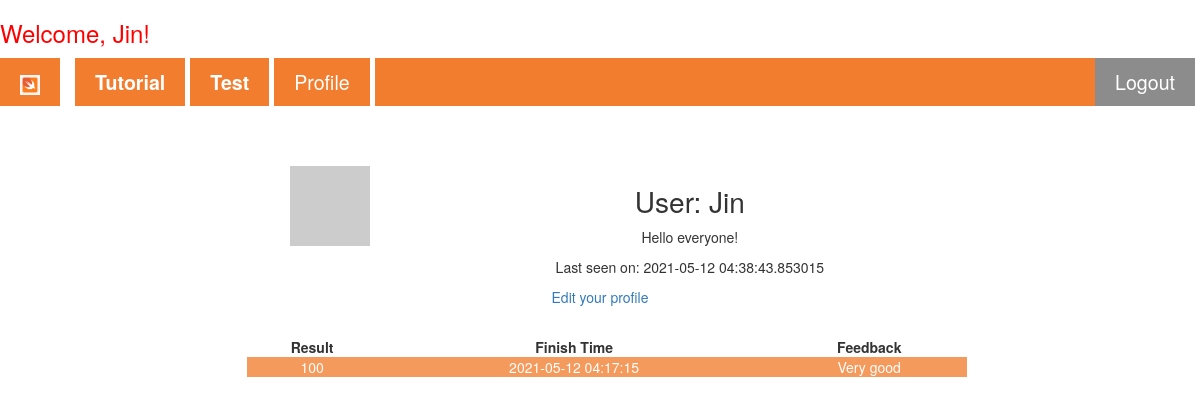
The app's page /user/Jin (signed in), older data.
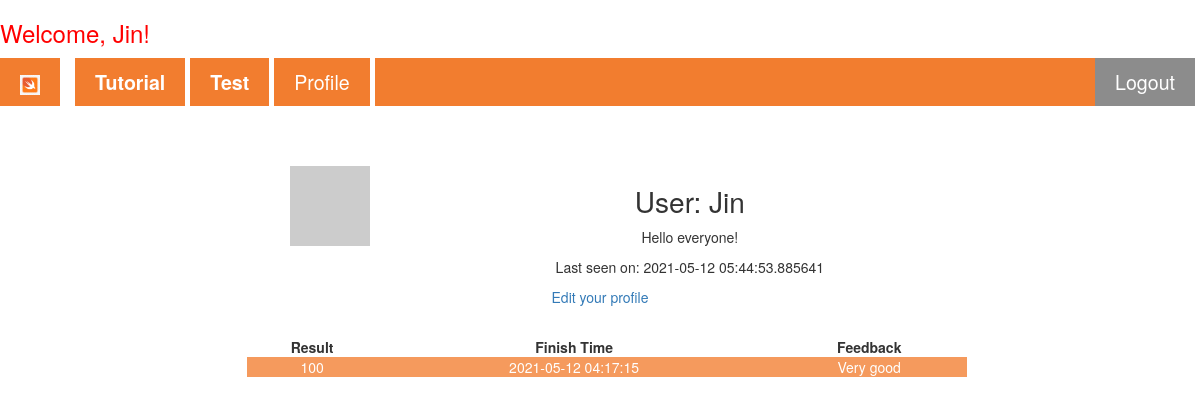
The same page, newer data.
### app/models.py (models this page shows, shortened)
class User(UserMixin, db.Model):
    id = db.Column(db.Integer, primary_key=True)
    username = db.Column(db.String(64), index=True, unique=True)
    email = db.Column(db.String(120), index=True, unique=True)
    password_hash = db.Column(db.String(128))
    about_me = db.Column(db.String(140))
    last_seen = db.Column(db.DateTime, default=datetime.utcnow)
    posts = db.relationship('Post', backref='author', lazy='dynamic')
    def avatar(self, size): # Add avatar to one user #
        digest = md5(self.email.lower().encode('utf-8')).hexdigest()
        return 'https://www.gravatar.com/avatar/{}?d=identicon&s={}'.format(
            digest, size)

class Post(UserMixin,db.Model):
    id = db.Column(db.Integer, primary_key=True)
    Mark = db.Column(db.Integer)
    Finish_Time = db.Column(db.DateTime, index=True, default=datetime.utcnow)
    Feedback = db.Column(db.String(1000))
    user_id = db.Column(db.Integer, db.ForeignKey('user.id'))

### app/routes.py (the view)
@app.route('/user/<username>')
@login_required
def user(username):
    user = User.query.filter_by(username=username).first_or_404()
    mark=Post.query.filter_by(user_id=user.id).first()
    return render_template('user.html', user=user, mark=mark)

### app/models.py (called while the page is built)
@login.user_loader
def load_user(id):
    return User.query.get(int(id))

### app/routes.py (called while the page is built)
@app.before_request
def before_request():
    if current_user.is_authenticated:
        current_user.last_seen = datetime.utcnow()
        db.session.commit()

### app/templates/user.html
{% extends "base.html" %}
{% block articles %}
<div class="formcontainer" style="border: none; margin-top: 5%;">
  <table>
    <tr valign="top">
        <td><img src="{{ user.avatar(128) }}"></td>
        <td>
            <h1>User: {{ user.username }}</h1>
            {% if user.about_me %}<p>{{ user.about_me }}</p>{% endif %}
            {% if user.last_seen %}<p>Last seen on: {{ user.last_seen }}</p>{% endif %}
        </td>
    </tr>
  </table>
  {% if user == current_user %}
  <p><a href="{{ url_for('edit_profile') }}">Edit your profile</a></p>
  {% endif %}
  <br>
  <table>
    <tr valign="top">
      <td><b>Result</b></td>
      <td><b>Finish Time</b></td>
      <td><b>Feedback</b></td>
    </tr>
    <tr>
      <td>{{mark.Mark}}</td>
      <td>{{mark.Finish_Time}}</td>
      <td>{{mark.Feedback}}</td>
    </tr>
  </table>
</div>
{% endblock %}

### app/templates/base.html (shortened to what this page needs)
<!DOCTYPE html>
<html lang="en">
<head>
    <link rel="stylesheet" href="https://maxcdn.bootstrapcdn.com/bootstrap/3.4.0/css/bootstrap.min.css"/>
    <link rel="stylesheet" href="{{ url_for('static', filename='nav_css.css')}}">
</head>
<body>
  {% if current_user.is_authenticated %}
  <h3 class="redp">Welcome, {{ current_user.username }}!</h3>
  {% endif %}
    <nav class="sticky">
        <ul class="ul_mainstyle">
            <li><a href="/"><img src="{{ url_for('static', filename='/Image/swift_icon.png')}}" alt="home icon"></a>
            </li>
            <li><a href="/Setup"><b>Tutorial</b></a></li>
            <li><a href="/Test"><b>Test</b></a></li>
            {% if not current_user.is_anonymous %}
            <li>
              <a href="{{ url_for('user', username=current_user.username) }}">Profile</a>
            </li>
            {% endif %}
            {% if current_user.is_anonymous %}
            <li class="loginbutton">
              <a href="{{ url_for('login') }}"><b>Login</b></a>
            </li>
            {% else %}
            <li class="loginbutton">
              <a href="{{ url_for('logout') }}">Logout</a>
            </li>
            {% endif %}
        </ul>
      </nav>
      {% block articles %}{% endblock %}
</body>
</html>

### app/static/nav_css.css (style rules this page uses)
html { font-family: Arial, Helvetica, sans-serif; line-height: 2; }
a { text-decoration: none; }
body { counter-reset: section; }
.formcontainer { text-align: center; }
.loginbutton { background-color: grey; color: white; float: right; }
nav ul.ul_mainstyle { margin: 1% 0 0 0; padding: 0; overflow: hidden; background-color: rgb(241, 112, 25); list-style-type: none; }
nav ul li { float: left; border-right: solid 5px white; }
li:first-of-type { border-right: solid 15px white; }
nav ul li a { display: block; color: white; text-align: center; text-decoration: none; padding: 10px 20px 10px; font-size: 140%; }
nav ul li img { height: 20px; width: auto; }
.sticky { position: sticky; top: 0; width: 100%; z-index: 10; opacity: 0.9; }
.redp { color: red; }
tr:nth-child(even) { background-color: rgb(241, 112, 25); color: white; opacity: 0.7; }
h1 { font-size: 200%; }
table { border-collapse: collapse; width: 100%; margin-left: 1%; }
.formcontainer { margin: auto; margin-top: 1%; width: 60%; border: 1px solid grey; padding: 70 50 50 50; text-align: center; border-radius: 10px; }

Row changes from the older to the newer data that the page shows:
changed User "Jin": last_seen "2021-05-12 04:38:43.853015" → "2021-05-12 05:44:53.885641"
